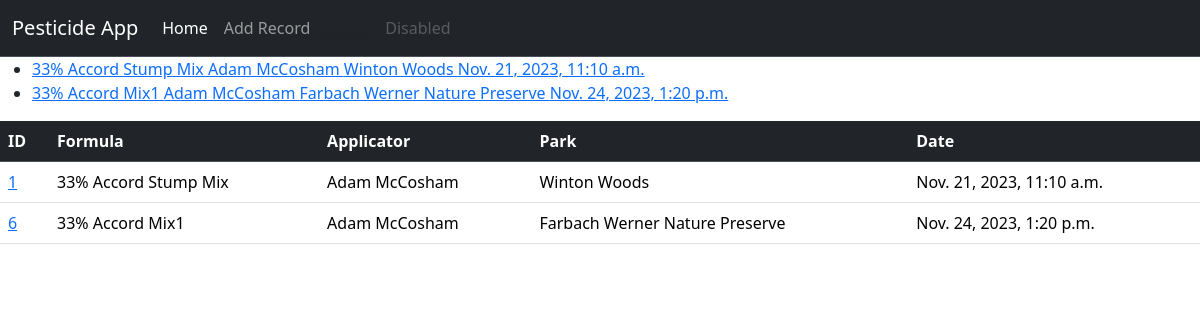
The app's page /pesticides/, older data.
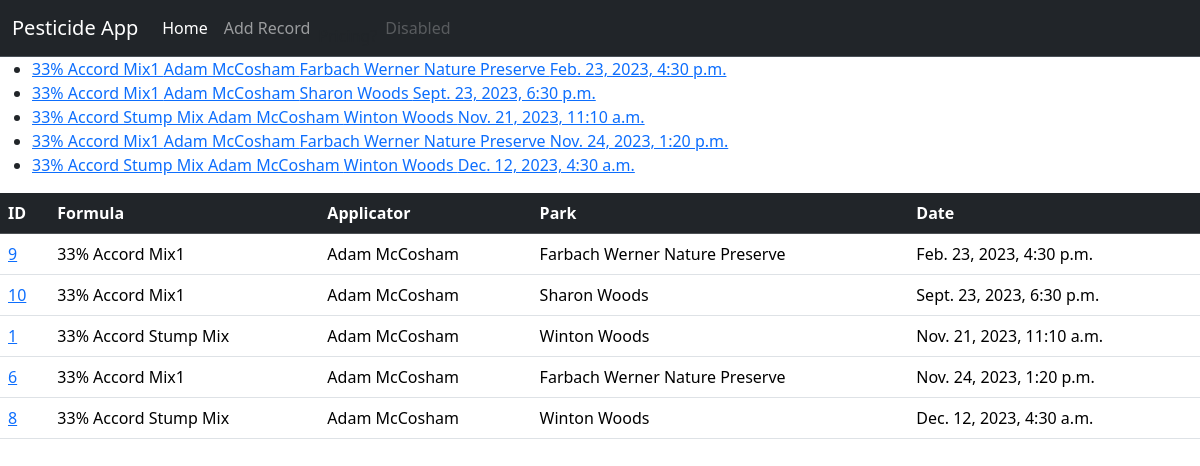
The same page, newer data.
### pesticides/models.py (models this page shows, shortened)
class Record(models.Model):
    applicator = models.ForeignKey(Applicator, models.DO_NOTHING)
    park = models.ForeignKey(Park, models.DO_NOTHING)
    formula = models.ForeignKey(Formula, models.DO_NOTHING)
    area_size = models.CharField(max_length=100)
    date = models.DateTimeField()
    targeted_species = models.CharField(max_length=200,null=False)
    weather = models.CharField(
        max_length=200,
        null=False,
        blank=False,
    )
    wind = models.CharField

class Formula(models.Model):
    PERCENT_CONCENTRATION = 'P'
    GALLON_CONCENTATION = 'G'
    CONCENTRATION_CHOICES = [
        (PERCENT_CONCENTRATION, "%"),
        (GALLON_CONCENTATION, "/gallon")
    ]
    name = models.CharField(max_length=200, blank=False, null=False)
    pesticide = models.ForeignKey(Pesticide, on_delete=models.CASCADE)
    adjuvant = models.ForeignKey(Adjuvant, on_delete=models.CASCADE)
    pesticide_amount = models.DecimalField(max_length=20,
                                 max_digits=6,
                                 decimal_places=3,
                                 null=True
                                )
    concentration = models.CharField(
        max_length=2,
        choices=CONCENTRATION_CHOICES,
        default=PERCENT_CONCENTRATION
    )
    adjuvant_amount = models.DecimalField(max_length=20,
                                 max_digits=4,
                                 decimal_places=3,
                                 null=True
                                )
    adjuvant_concentration = models.CharField(
        max_length=2,
        choices=CONCENTRATION_CHOICES,
        default=PERCENT_CONCENTRATION
    )
    def __str__(self):
        return self.name

class Applicator(models.Model):
    first_name = models.CharField(
        max_length=200,
        null=False,
        blank=False,
    )
    last_name = models.CharField(
        max_length=200,
    )
    applicator_number = models.CharField(
        max_length=20,
        null=True,
        blank=True,
    )
    home_park = models.ForeignKey(Park, models.SET_NULL, blank=True,null=True)
    def __str__(self):
        return self.first_name + " " + self.last_name

class Park(models.Model):
    name = models.CharField(
        max_length=200,
        null=False,
        blank=False,
    )
    abbreviation = models.CharField(
        max_length=10,
        null=True,
        blank=True
    )
    region = models.ForeignKey(Region, models.SET_NULL, blank=True,null=True)
    def __str__(self):
        return self.name

### pesticides/views.py (the view)
# urls.py: path("", views.index, name="index"),
def index(request):
    latest_records_list = Record.objects.order_by("date")[:5]
    template = loader.get_template("pesticides/index.html")
    context = {"latest_records_list": latest_records_list}
    return HttpResponse(template.render(context, request))

### pesticides/templates/pesticides/index.html
{% extends 'pesticides/base.html' %}
{% block content %}
    {% if latest_records_list %}
        <ul>
            {% for record in latest_records_list %}
                <li>
                    <a href="{% url 'pesticides:detail' record.id %}">
                        {{ record.formula }}
                        {{ record.applicator }}
                        {{ record.park }}
                        {{ record.date }}
                    </a>
                </li>
            {% endfor %}
        </ul>
    {% else %}
        <p>No pesticide records available.</p>
    {% endif %}
    {% if latest_records_list %}
    <table class="table table-hover">
        <thead class="table-dark">
            <tr>
                <th scope="col">ID</th>
                <th scope="col">Formula</th>
                <th scope="col">Applicator</th>
                <th scope="col">Park</th>
                <th scope="col">Date</th>
              </tr>
        </thead>
        <tbody>
            {% for record in latest_records_list %}
            <tr>
                <td scope="row">
                    <a href="{% url 'pesticides:detail' record.id %}">{{ record.id }}</a>
                </td>
                <td>
                    {{ record.formula }}
                </td>
                <td>
                    {{ record.applicator }}
                </td>
                <td>
                    {{ record.park }}
                </td>
                <td>
                    {{ record.date }}
                </td>
              </tr>
            {% endfor %}
        </tbody>
      </table>
      {% endif %}
{% endblock %}

### pesticides/templates/pesticides/base.html (shortened to what this page needs)
<!doctype html>
<html lang="en">
  <head>
    <link href="https://cdn.jsdelivr.net/npm/bootstrap@5.3.2/dist/css/bootstrap.min.css" rel="stylesheet">
  </head>
  <body>
    <nav class="navbar navbar-expand-lg bg-body-tertiaryi bg-dark border-bottom border-body" data-bs-theme="dark">
      <div class="container-fluid">
        <a class="navbar-brand" href="#">Pesticide App</a>
        <div class="collapse navbar-collapse" id="navbarNav">
          <ul class="navbar-nav">
            <li class="nav-item">
              <a class="nav-link active" aria-current="page" href="#">Home</a>
            </li>
            <li class="nav-item">
              <a class="nav-link" href="{% url 'pesticides:add_record' %}">Add Record</a>
            </li>
            <li class="nav-item">
              <a class="nav-link" href="#"></a>Pricing?</a>
            </li>
            <li class="nav-item">
              <a class="nav-link disabled" aria-disabled="true">Disabled</a>
            </li>
          </ul>
        </div>
      </div>
    </nav>
    <div>
    {% block content %}
    {% endblock %}
    </div>
  </body>
</html>

Row changes from the older to the newer data that the page shows:
added Record: formula "33% Accord Mix1", applicator "Adam McCosham", park "Farbach Werner Nature Preserve", date "Feb. 23, 2023, 4:30 p.m.", id "9"
added Record: formula "33% Accord Mix1", applicator "Adam McCosham", park "Sharon Woods", date "Sept. 23, 2023, 6:30 p.m.", id "10"
added Record: formula "33% Accord Stump Mix", applicator "Adam McCosham", park "Winton Woods", date "Dec. 12, 2023, 4:30 a.m.", id "8"
